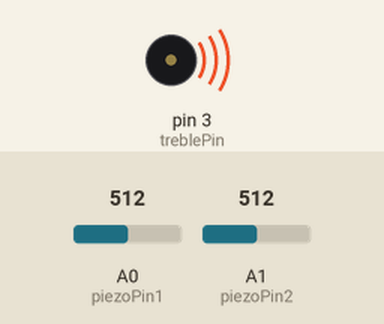
Recording of a sketch running on a simulated Arduino Uno, built with avr-gcc and run on an emulated ATmega328P. Parts: buzzer (waves = sounding). The test bench sets the inputs (shaded band); at power-on: A0 (piezoPin1) = 512, A1 (piezoPin2) = 512. What the sketch prints to the serial monitor is not drawn.

Above: at 0.3 s.
At 5.83 s:
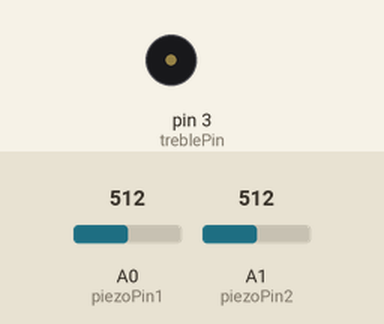
Timing chart, 0 to 6.8 s (numbered marks = the images above):
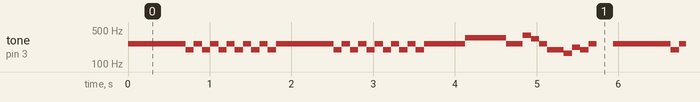

The sketch:

tsz2_ino.ino
```cpp
#include "pitches.h"
#include "Tone.h"
#ifdef REST
# undef REST
#endif
#define REST -1

Tone bassTone;
Tone trebleTone;

int treblePin = 3;
int bassPin = 6;
int piezoPin1 = A0;
int piezoPin2 = A1;

int threshold = 50;

int currentNote = 0;

int pauseTime = 100;

int trebleNotes[] = {NOTE_C4, NOTE_G4, NOTE_C5, REST, NOTE_E5, NOTE_DS5, REST, REST, REST, REST, REST, REST, REST, REST, REST, REST, REST, REST,
    NOTE_C4, NOTE_G4, NOTE_C5, REST, NOTE_DS5, NOTE_E5, REST, REST, REST, REST, REST, REST, REST, REST, REST, REST, REST, REST, NOTE_C4, NOTE_G4,
    NOTE_C5, REST, NOTE_E4, NOTE_A4, NOTE_A4, NOTE_B4, NOTE_C5, NOTE_D5, NOTE_E5,
    NOTE_F5, NOTE_G5, NOTE_G5, NOTE_G5, NOTE_E5, NOTE_F5, NOTE_G5, NOTE_A5, NOTE_B5, NOTE_C6, REST};

int bassNotes[] = {NOTE_C4, NOTE_C4, NOTE_C4, NOTE_C4, NOTE_C4, NOTE_C4, NOTE_C4, NOTE_G3, NOTE_C4, NOTE_G3, NOTE_C4, NOTE_G3, NOTE_C4, NOTE_G3,
NOTE_C4, NOTE_G3, NOTE_C4, NOTE_G3, NOTE_C4, NOTE_C4, NOTE_C4, NOTE_C4, NOTE_C4, NOTE_C4, NOTE_C4, NOTE_G3, NOTE_C4, NOTE_G3, NOTE_C4, NOTE_G3, NOTE_C4, NOTE_G3,
NOTE_C4, NOTE_G3, NOTE_C4, NOTE_G3, NOTE_C4, NOTE_C4, NOTE_C4, NOTE_C4, NOTE_C4, NOTE_F4, NOTE_F4, NOTE_F4, NOTE_F4, NOTE_F4, NOTE_C4, NOTE_C4, NOTE_G4, NOTE_E4,
NOTE_C4, NOTE_G3, NOTE_G3, NOTE_E3, NOTE_A3, NOTE_G3, NOTE_C4, REST};

void waitForKnock() {
  int sense1, sense2;
  while (true) {
      sense1 = analogRead(piezoPin1);
      sense2 = analogRead(piezoPin2);
      if (sense1 > threshold || sense2 > threshold)
        break;
      Serial.print(threshold - sense1);
      Serial.print(", ");
      Serial.println(threshold - sense2);
    }
    Serial.println(sense1);
    Serial.println(sense2);
}

void playTone(Tone tone, int notes[]) {
  if (notes[currentNote] == REST)
    tone.stop();
  else
    tone.play(notes[currentNote]);
}

void playNextNote() {
  if (currentNote <= 57) {
    playTone(trebleTone, trebleNotes);
    playTone(bassTone, bassNotes);
  } else
    currentNote = -1;
  currentNote++;
}

void setup() {
  bassTone.begin(3);
  trebleTone.begin(6);
  Serial.begin(9600);
}

void loop() {
    waitForKnock();
    playNextNote();
    delay(pauseTime);
}
```

pitches.h
```cpp
/*************************************************
 * Public Constants
 *************************************************/

#define NOTE_B0  31
#define NOTE_C1  33
#define NOTE_CS1 35
#define NOTE_D1  37
#define NOTE_DS1 39
#define NOTE_E1  41
#define NOTE_F1  44
#define NOTE_FS1 46
#define NOTE_G1  49
#define NOTE_GS1 52
#define NOTE_A1  55
#define NOTE_AS1 58
#define NOTE_B1  62
#define NOTE_C2  65
#define NOTE_CS2 69
#define NOTE_D2  73
#define NOTE_DS2 78
#define NOTE_E2  82
#define NOTE_F2  87
#define NOTE_FS2 93
#define NOTE_G2  98
#define NOTE_GS2 104
#define NOTE_A2  110
#define NOTE_AS2 117
#define NOTE_B2  123
#define NOTE_C3  131
#define NOTE_CS3 139
#define NOTE_D3  147
#define NOTE_DS3 156
#define NOTE_E3  165
#define NOTE_F3  175
#define NOTE_FS3 185
#define NOTE_G3  196
#define NOTE_GS3 208
#define NOTE_A3  220
#define NOTE_AS3 233
#define NOTE_B3  247
#define NOTE_C4  262
#define NOTE_CS4 277
#define NOTE_D4  294
#define NOTE_DS4 311
#define NOTE_E4  330
#define NOTE_F4  349
#define NOTE_FS4 370
#define NOTE_G4  392
#define NOTE_GS4 415
#define NOTE_A4  440
#define NOTE_AS4 466
#define NOTE_B4  494
#define NOTE_C5  523
#define NOTE_CS5 554
#define NOTE_D5  587
#define NOTE_DS5 622
#define NOTE_E5  659
#define NOTE_F5  698
#define NOTE_FS5 740
#define NOTE_G5  784
#define NOTE_GS5 831
#define NOTE_A5  880
#define NOTE_AS5 932
#define NOTE_B5  988
#define NOTE_C6  1047
#define NOTE_CS6 1109
#define NOTE_D6  1175
#define NOTE_DS6 1245
#define NOTE_E6  1319
#define NOTE_F6  1397
#define NOTE_FS6 1480
#define NOTE_G6  1568
#define NOTE_GS6 1661
#define NOTE_A6  1760
#define NOTE_AS6 1865
#define NOTE_B6  1976
#define NOTE_C7  2093
#define NOTE_CS7 2217
#define NOTE_D7  2349
#define NOTE_DS7 2489
#define NOTE_E7  2637
#define NOTE_F7  2794
#define NOTE_FS7 2960
#define NOTE_G7  3136
#define NOTE_GS7 3322
#define NOTE_A7  3520
#define NOTE_AS7 3729
#define NOTE_B7  3951
#define NOTE_C8  4186
#define NOTE_CS8 4435
#define NOTE_D8  4699
#define NOTE_DS8 4978
```

Measured:
- by itself, tone on pin 3 (treblePin): plays 262 Hz for 0.70 s, 196 Hz for 0.10 s, 262 Hz for 0.10 s, 196 Hz for 0.10 s, 262 Hz for 0.10 s, 196 Hz for 0.10 s … (767 notes in this stretch)
